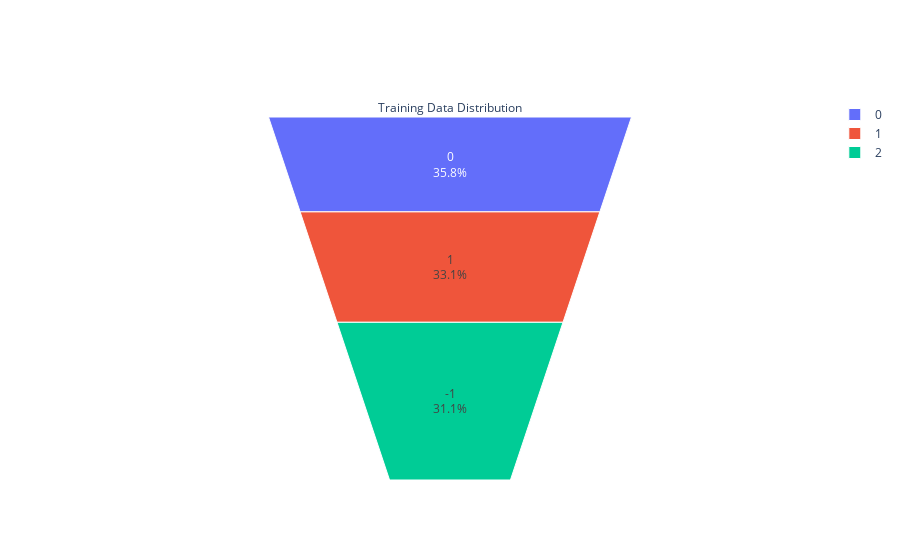

Notebook source saved alongside this figure:
### Code cell
#tain
temp = df_train.groupby('Label').count()['Text'].reset_index().sort_values(by='Text',ascending=False)
temp.style.background_gradient(cmap='Purples')


fig = go.Figure(go.Funnelarea(
    text =temp.Label,
    values = temp.Text,
    title = {"position": "top center", "text": "Training Data Distribution"}
    ))
fig.show()

### Figure 1 — Plotly figure (JSON) as saved in the notebook; plotly's stock layout.template omitted (floating-point values rounded to 4 significant figures)
{"data": [{"text": [0, 1, -1], "title": {"position": "top center", "text": "Training Data Distribution"}, "type": "funnelarea", "values": [262, 242, 228]}], "layout": {}}
